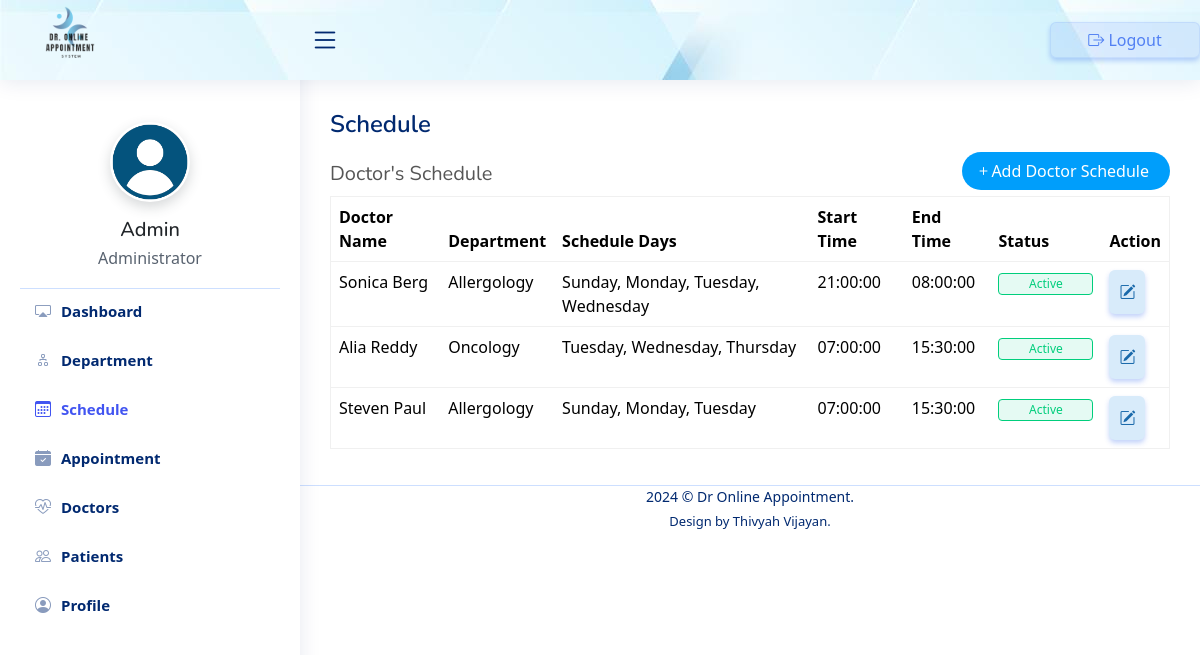
The page /administrative/schedule_admin.php (signed in) on the database its author committed.
### tables this page shows
CREATE TABLE `schedule` (
  `Schedule_ID` int(11) NOT NULL,
  `Doctor_ID` int(11) NOT NULL,
  `Dept_ID` int(11) NOT NULL,
  `Schedule_Title` varchar(100) NOT NULL,
  `Schedule_Day` text NOT NULL,
  `Schedule_Date` date NOT NULL,
  `Schedule_StartTime` time NOT NULL,
  `Schedule_EndTime` time NOT NULL,
  `Schedule_Status` tinyint(4) NOT NULL COMMENT '1= Active, 0= Inactive',
  `Schedule_CreatedAt` timestamp NOT NULL DEFAULT current_timestamp() ON UPDATE current_timestamp()
);

CREATE TABLE `doctor` (
  `Doctor_ID` int(11) NOT NULL,
  `Employee_ID` varchar(50) NOT NULL,
  `Dept_ID` int(11) NOT NULL,
  `Doctor_Name` varchar(50) NOT NULL,
  `Email` varchar(50) NOT NULL,
  `Password` varchar(10) NOT NULL,
  `Doctor_DOB` date NOT NULL,
  `Doctor_PhoneNo` varchar(12) NOT NULL,
  `Doctor_Address` varchar(250) NOT NULL,
  `Doctor_JoiningDate` date NOT NULL,
  `Doctor_Gender` varchar(10) NOT NULL,
  `Doctor_Bio` varchar(500) NOT NULL,
  `Profile_Image` varchar(255) DEFAULT NULL,
  `Doctor_Status` tinyint(4) NOT NULL COMMENT '1= Active, 0= Inactive'
);

CREATE TABLE `department` (
  `Dept_ID` int(11) NOT NULL,
  `Dept_Name` varchar(250) NOT NULL,
  `Dept_Description` text NOT NULL,
  `Dept_Status` tinyint(4) NOT NULL COMMENT '1=Active\r\n0=Inactive'
);

### administrative/schedule_admin.php (the view, shortened to what this page needs)
<?php
require("../connection.php");
if(isset($_SESSION["user"]) && $_SESSION['usertype'] == '1'){
    $adminEmail = $_SESSION["user"];
    $query = "SELECT `Admin_Name` FROM `admin` WHERE `Admin_Email` = '$adminEmail'";
    $result = mysqli_query($connection, $query);
    if ($result && mysqli_num_rows($result) > 0) {
        $adminData = mysqli_fetch_assoc($result);
        $adminName = $adminData['Admin_Name'];
    } else {
        $adminName = "Admin";
    }
} else {
    header('Location:../index.php');
    exit();
}
?>
<!DOCTYPE html>
<html>
    <head>
        <link href="../css/bootstrap.min.css" rel="stylesheet" />
        <link rel="stylesheet" href="https://cdn.jsdelivr.net/npm/bootstrap-icons@1.10.5/font/bootstrap-icons.css" />
        <link href="../css/admin_dashboard.css" rel="stylesheet" />
        <link href="../css/simplebar.css" rel="stylesheet" />
        <link href="../css/select2.min.css" rel="stylesheet" />
        <link href="https://cdn.datatables.net/v/dt/dt-1.13.6/datatables.min.css" rel="stylesheet">
        <link rel="stylesheet" href="https://cdnjs.cloudflare.com/ajax/libs/fullcalendar/3.9.0/fullcalendar.min.css">
    </head>
    <body>
        <header id="header" class="header fixed-top d-flex align-items-center">
            <div class="d-flex align-items-center justify-content-between">
                <a class="logo d-flex align-items-center" href="../index.php">
                    <img src="../img/DR._ONLINE_APPOINTMENT_SYSTEM__LOGO.png" />
                </a>
                <i class="bi bi-list toggle-sidebar-btn"></i>
            </div>
            <nav class="header-nav ms-auto">
                <ul class="d-flex align-items-center">
                    <li class="list-inline-item mb-0 ms-1">
                        <a href="../logout.php" class="btn btn-icon btn-pills btn-soft-primary">
                            <i class="bi bi-box-arrow-right"></i>
                            <span>Logout</span>
                        </a>
                    </li>
                </ul>
            </nav>
        </header>
        <aside id="sidebar" class="sidebar">
            <ul class="sidebar-nav" id="sidebar-nav">
                <div class="avatar-profile">
                    <div class="text-center avatar-profile margin-nagative mt-n5 position-relative pb-2 border-0">
                        <img src="../img/admin.png" class="rounded-circle shadow-md avatar avatar-md-md" />
                        <h5 class="mt-3 mb-1"><?php echo $adminName; ?></h5>
                        <p class="text-muted mb-0">Administrator</p>
                    </div>
                </div>
                <li class="nav-item">
                    <a class="nav-link collapsed" href="index_admin.php">
                        <i class="bi bi-cast"></i>
                        <span>Dashboard</span>
                    </a>
                </li>
                <li class="nav-item">
                    <a class="nav-link collapsed" href="departments_admin.php">
                        <i class="bi bi-diagram-2"></i>
                        <span>Department</span>
                    </a>
                </li>
                <li class="nav-item">
                    <a class="nav-link" href="schedule_admin.php">
                        <i class="bi bi-calendar3"></i>
                        <span>Schedule</span>
                    </a>
                </li>
                <li class="nav-item">
                    <a class="nav-link collapsed" href="appointment_admin.php">
                        <i class="bi bi-calendar-check-fill"></i>
                        <span>Appointment</span>
                    </a>
                </li>
                <li class="nav-item">
                    <a class="nav-link collapsed" href="doctors_admin.php">
                        <i class="bi bi-heart-pulse"></i>
                        <span>Doctors</span>
                    </a>
                </li>
                <li class="nav-item">
                    <a class="nav-link collapsed" href="patients_admin.php">
                        <i class="bi bi-people"></i>
                        <span>Patients</span>
                    </a>
                </li>
                <li class="nav-item">
                    <a class="nav-link collapsed" href="profile_admin.php">
                        <i class="bi bi-person-circle"></i>
                        <span>Profile</span>
                    </a>
                </li>
            </ul>
        </aside>
        <main id="main" class="main">
            <section class="section dashboard">
                <div class="row">
                    <div class="pagetitle">
                        <h1>Schedule</h1>
                    </div>
                    <div class="col-sm-4 col-3">
                        <h6 class="title">Doctor's Schedule</h6>
                    </div>
                    <div class="col-sm-8 col-9 text-right m-b-20">
                        <a href="add_schedule.php" class="btn btn-primary btn-rounded"><i class="bi bi-plus"></i>Add Doctor Schedule</a>
                    </div>
                </div>
                <div class="table-responsive">
                    <table class="table table-stripped" id="schedulelist" cellspacing="0" width="100%">
                        <thead>
                            <tr>
                                <th>Doctor Name</th>
                                <th>Department</th>
                                <th>Schedule Days</th>
                                <th>Start Time</th>
                                <th>End Time</th>
                                <th>Status</th>
                                <th>Action</th>
                            </tr>
                        </thead>
                        <tbody>
                            <?php
                            $query = "SELECT s.*, d.Doctor_Name, dept.Dept_Name
                            FROM schedule s
                            INNER JOIN doctor d ON s.Doctor_ID = d.Doctor_ID
                            INNER JOIN department dept ON d.Dept_ID = dept.Dept_ID
                            WHERE s.Schedule_ID IN (SELECT MAX(Schedule_ID)
                                             FROM schedule
                                             GROUP BY Doctor_ID)";
                            $result = mysqli_query($connection, $query);
                            if ($result && mysqli_num_rows($result) > 0) {
                                while ($row = mysqli_fetch_assoc($result)) {
                                $doctorName = $row['Doctor_Name'];
                                $deptName = $row['Dept_Name'];
                                $availableDays = explode(",", $row['Schedule_Day']);
                                $startTime = $row["Schedule_StartTime"];
                                $endTime = $row["Schedule_EndTime"];
                                $status = $row['Schedule_Status'];
                                $badgeClass = ($status == 1) ? 'status-green' : 'status-red';
                                echo '<tr>';
                                echo '<td>' . $doctorName . '</td>';
                                echo '<td>' . $deptName . '</td>';
                                echo '<td>' . implode(", ", $availableDays) . '</td>';
                                echo '<td>' . $startTime . '</td>';
                                echo '<td>' . $endTime . '</td>';
                                echo '<td><span class="custom-badge ' . $badgeClass . '">' . ($status == 1 ? 'Active' : 'Inactive') . '</span></td>';
                                echo '<td>
                                        <form action = "edit_schedule.php" method = "POST">
                                            <input type="hidden" name="editschedule_id" value="'. $row['Schedule_ID'].'" >
                                            <button type="submit" name="edit_schedule_btn" class="btn btn-info"><i class="bi bi-pencil-square"></i></button>
                                        </form>
                                      </td>';
                                echo '</tr>';
                                }
                            }
                            ?>
                        </tbody>
                    </table>
                </div>
            </section>
        </main>
        <footer id="footer" class="footer">
            <div class="copyright">
                <script>document.write(new Date().getFullYear())</script> &copy; Dr Online Appointment.
            </div>
            <div class="credits">
                Design by Thivyah Vijayan.
            </div>
        </footer>
    </body>
</html>

### css/admin_dashboard.css (style rules this page uses)
.logo { line-height: 1; }
@media (min-width: 1200px) { .logo { width: 280px; } }
.logo img { max-height: 100px; margin-right: 6px; }
.header { transition: all 0.5s; z-index: 997; height: 80px; box-shadow: 0px 2px 20px rgba(1, 41, 112, 0.1); background-image: url(../img/login1.jpg); padding-left: 20px; }
.header .toggle-sidebar-btn { font-size: 30px; padding-left: 10px; cursor: pointer; color: #012970; }
h1, h2, h3, h4, h5, h6 { font-family: "Nunito", sans-serif; }
.custom-badge { border-radius: 4px; display: inline-block; font-size: 12px; min-width: 95px; padding: 1px 10px; text-align: center; }
.status-green, a.status-green { background-color: #e5faf3; border: 1px solid #00ce7c; color: #00ce7c; }
.header-nav ul { list-style: none; }
.header-nav>ul { margin: 0; padding: 0; }
.sidebar { position: fixed; top: 40px; left: 0; bottom: 0; width: 300px; z-index: 996; transition: all 0.3s; padding: 20px; overflow-y: auto; scrollbar-width: thin; scrollbar-color: #aab7cf transparent; box-shadow: 0px 0px 20px rgba(1, 41, 112, 0.1); background-color: #fff; }
@media (min-width: 1200px) { #main, #footer { margin-left: 300px; } }
.sidebar-nav { padding: 0; margin: 0; list-style: none; margin-top: 90px; }
.sidebar-nav li { padding: 0; margin: 0; list-style: none; }
.sidebar-nav .nav-item { margin-bottom: 5px; }
.sidebar-nav .nav-link { display: flex; align-items: center; font-size: 15px; font-weight: 600; color: #4154f1; transition: 0.3; padding: 10px 15px; border-radius: 4px; }
.sidebar-nav .nav-link i { font-size: 16px; margin-right: 10px; color: #4154f1; }
.sidebar-nav .nav-link.collapsed { color: #012970; background: #fff; }
.sidebar-nav .nav-link.collapsed i { color: #899bbd; }
.btn-info { background-color: #D8EBFA ; color: #1969AA; font-weight: 500; font-size: 16px; border: 1px solid var(--primarycolor) ; box-shadow: 0 3px 5px 0 rgba(57,108,240,0.3); padding: 10px; }
#main { margin-top: 80px; padding: 20px 30px; transition: all 0.3s; }
.pagetitle { margin-bottom: 5px; }
.pagetitle h1 { font-size: 24px; font-weight: 600; color: #012970; }
.title { color: #565656; font-size: 20px; font-weight: normal; margin-top: 10px; margin-bottom: 10px; }
.avatar.avatar-md-md { margin-top: 20px; height: 80px; width: 80px; box-shadow: 0 0 3px rgba(52, 58, 64, 0.15); }
.dashboard { padding-top: 10px; }
.footer { padding-bottom: 5px; font-size: 14px; transition: all 0.3s; border-top: 1px solid #cddfff; }
.footer .copyright { text-align: center; color: #012970; }
.footer .credits { padding-top: 5px; text-align: center; font-size: 13px; color: #012970; }
.table { color: #000; border: 1px solid #f0f0f0; }
.table > tbody > tr > td { font-weight: 400; }
.table-responsive { display: block; width: 100%; overflow-x: auto; -ms-overflow-style: -ms-autohiding-scrollbar; }
.btn-primary { border-color: transparent; background-color: #009efb; padding-right: 20px; float: right; }
.btn.btn-rounded { border-radius: 50px; }
.avatar-profile { border-bottom: 1px solid #cddfff; padding-bottom: 10px; }
.btn.btn-icon { height: 36px; width: 150px; line-height: 34px; padding: 0; font-weight: 500; }
.rounded-circle { border-radius: 50% !important; }
.position-relative { position: relative !important; }
.btn-soft-primary { background-color: rgba(57, 108, 240, 0.1) !important; border: 1px solid rgba(57, 108, 240, 0.1) !important; color: #5280f3 !important; box-shadow: 0 3px 5px 0 rgba(57, 108, 240, 0.3); }
.mb-0 { margin-bottom: 0 !important; }
.margin-nagative.mt-n5 { margin-top: -48px; }
.shadow-md { box-shadow: 0 5px 13px rgba(52, 58, 64, 0.2) !important; }
.text-muted { color: #58626f !important; }

### rows shown on the page
schedule: Doctor_ID.Doctor_Name "Sonica Berg", Dept_ID.Dept_Name "Allergology", Schedule_Day "Sunday, Monday, Tuesday, Wednesday", Schedule_StartTime "21:00:00", Schedule_EndTime "08:00:00", Schedule_Status "Active"
schedule: Doctor_ID.Doctor_Name "Alia Reddy", Dept_ID.Dept_Name "Oncology", Schedule_Day "Tuesday, Wednesday, Thursday", Schedule_StartTime "07:00:00", Schedule_EndTime "15:30:00", Schedule_Status "Active"
schedule: Doctor_ID.Doctor_Name "Steven Paul", Dept_ID.Dept_Name "Allergology", Schedule_Day "Sunday, Monday, Tuesday", Schedule_StartTime "07:00:00", Schedule_EndTime "15:30:00", Schedule_Status "Active"

### other values the page prints
$adminName "Admin"
